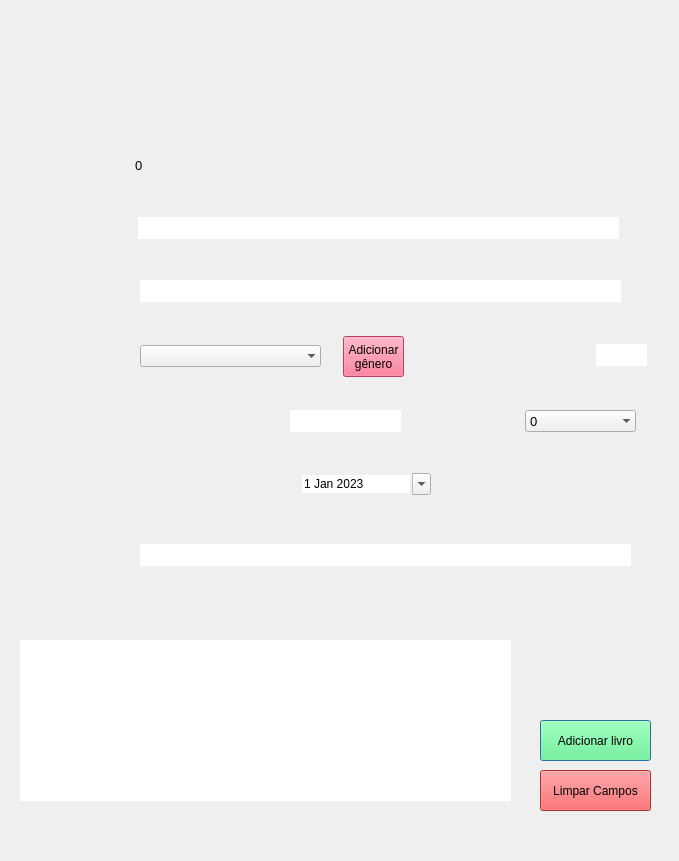
<?xml version="1.0" encoding="UTF-8"?>
<ui version="4.0">
 <class>Dialog</class>
 <widget class="QDialog" name="Dialog">
  <property name="geometry">
   <rect>
    <x>0</x>
    <y>0</y>
    <width>679</width>
    <height>861</height>
   </rect>
  </property>
  <property name="minimumSize">
   <size>
    <width>679</width>
    <height>861</height>
   </size>
  </property>
  <property name="maximumSize">
   <size>
    <width>679</width>
    <height>861</height>
   </size>
  </property>
  <property name="windowTitle">
   <string>Adicionar Livro</string>
  </property>
  <widget class="QComboBox" name="comboBox_Nota">
   <property name="geometry">
    <rect>
     <x>525</x>
     <y>410</y>
     <width>111</width>
     <height>22</height>
    </rect>
   </property>
   <property name="font">
    <font>
     <family>Arial</family>
     <pointsize>10</pointsize>
    </font>
   </property>
   <property name="maxVisibleItems">
    <number>21</number>
   </property>
   <property name="frame">
    <bool>false</bool>
   </property>
   <item>
    <property name="text">
     <string>0</string>
    </property>
   </item>
   <item>
    <property name="text">
     <string>1</string>
    </property>
   </item>
   <item>
    <property name="text">
     <string>2</string>
    </property>
   </item>
   <item>
    <property name="text">
     <string>3</string>
    </property>
   </item>
   <item>
    <property name="text">
     <string>4</string>
    </property>
   </item>
   <item>
    <property name="text">
     <string>5</string>
    </property>
   </item>
   <item>
    <property name="text">
     <string>6</string>
    </property>
   </item>
   <item>
    <property name="text">
     <string>7</string>
    </property>
   </item>
   <item>
    <property name="text">
     <string>8</string>
    </property>
   </item>
   <item>
    <property name="text">
     <string>9</string>
    </property>
   </item>
   <item>
    <property name="text">
     <string>10</string>
    </property>
   </item>
  </widget>
  <widget class="QLabel" name="label">
   <property name="geometry">
    <rect>
     <x>0</x>
     <y>0</y>
     <width>701</width>
     <height>861</height>
    </rect>
   </property>
   <property name="text">
    <string/>
   </property>
   <property name="pixmap">
    <pixmap>icons/adicionar_livro_manualmente.png</pixmap>
   </property>
  </widget>
  <widget class="QLineEdit" name="lineEdit_Titulo">
   <property name="geometry">
    <rect>
     <x>138</x>
     <y>217</y>
     <width>481</width>
     <height>22</height>
    </rect>
   </property>
   <property name="font">
    <font>
     <family>Arial</family>
     <pointsize>10</pointsize>
    </font>
   </property>
   <property name="frame">
    <bool>false</bool>
   </property>
  </widget>
  <widget class="QLineEdit" name="lineEdit_Autor">
   <property name="geometry">
    <rect>
     <x>140</x>
     <y>280</y>
     <width>481</width>
     <height>22</height>
    </rect>
   </property>
   <property name="font">
    <font>
     <family>Arial</family>
     <pointsize>10</pointsize>
    </font>
   </property>
   <property name="frame">
    <bool>false</bool>
   </property>
  </widget>
  <widget class="QLineEdit" name="lineEdit_Paginas">
   <property name="geometry">
    <rect>
     <x>596</x>
     <y>344</y>
     <width>51</width>
     <height>22</height>
    </rect>
   </property>
   <property name="font">
    <font>
     <family>Arial</family>
     <pointsize>10</pointsize>
    </font>
   </property>
   <property name="frame">
    <bool>false</bool>
   </property>
  </widget>
  <widget class="QLineEdit" name="lineEdit_Ano_Publi">
   <property name="geometry">
    <rect>
     <x>290</x>
     <y>410</y>
     <width>111</width>
     <height>22</height>
    </rect>
   </property>
   <property name="font">
    <font>
     <family>Arial</family>
     <pointsize>10</pointsize>
    </font>
   </property>
   <property name="frame">
    <bool>false</bool>
   </property>
  </widget>
  <widget class="QDateEdit" name="dateEdit">
   <property name="geometry">
    <rect>
     <x>300</x>
     <y>473</y>
     <width>131</width>
     <height>22</height>
    </rect>
   </property>
   <property name="frame">
    <bool>false</bool>
   </property>
   <property name="calendarPopup">
    <bool>true</bool>
   </property>
   <property name="date">
    <date>
     <year>2023</year>
     <month>1</month>
     <day>1</day>
    </date>
   </property>
  </widget>
  <widget class="QLineEdit" name="lineEdit_Editora">
   <property name="geometry">
    <rect>
     <x>140</x>
     <y>544</y>
     <width>491</width>
     <height>22</height>
    </rect>
   </property>
   <property name="font">
    <font>
     <family>Arial</family>
     <pointsize>10</pointsize>
    </font>
   </property>
   <property name="frame">
    <bool>false</bool>
   </property>
  </widget>
  <widget class="QTextEdit" name="textEdit_Resenha">
   <property name="geometry">
    <rect>
     <x>20</x>
     <y>640</y>
     <width>491</width>
     <height>161</height>
    </rect>
   </property>
   <property name="font">
    <font>
     <family>Arial</family>
     <pointsize>10</pointsize>
    </font>
   </property>
   <property name="frameShape">
    <enum>QFrame::NoFrame</enum>
   </property>
  </widget>
  <widget class="QPushButton" name="pushButton_AdicionarLivro">
   <property name="geometry">
    <rect>
     <x>540</x>
     <y>720</y>
     <width>111</width>
     <height>41</height>
    </rect>
   </property>
   <property name="styleSheet">
    <string notr="true">background-color: rgb(85, 255, 127);</string>
   </property>
   <property name="text">
    <string>Adicionar livro</string>
   </property>
  </widget>
  <widget class="QPushButton" name="pushButton_LimparCampos">
   <property name="geometry">
    <rect>
     <x>540</x>
     <y>770</y>
     <width>111</width>
     <height>41</height>
    </rect>
   </property>
   <property name="styleSheet">
    <string notr="true">background-color: rgb(240, 65, 68);</string>
   </property>
   <property name="text">
    <string>Limpar Campos</string>
   </property>
  </widget>
  <widget class="QLabel" name="label_id">
   <property name="geometry">
    <rect>
     <x>135</x>
     <y>157</y>
     <width>55</width>
     <height>16</height>
    </rect>
   </property>
   <property name="font">
    <font>
     <family>Arial</family>
     <pointsize>10</pointsize>
    </font>
   </property>
   <property name="text">
    <string>0</string>
   </property>
  </widget>
  <widget class="QPushButton" name="pushButton_adicionargenero">
   <property name="geometry">
    <rect>
     <x>343</x>
     <y>336</y>
     <width>61</width>
     <height>41</height>
    </rect>
   </property>
   <property name="styleSheet">
    <string notr="true">background-color: rgb(255, 85, 127);</string>
   </property>
   <property name="text">
    <string>Adicionar
gênero</string>
   </property>
  </widget>
  <widget class="QComboBox" name="comboBox_Genero">
   <property name="geometry">
    <rect>
     <x>140</x>
     <y>345</y>
     <width>181</width>
     <height>22</height>
    </rect>
   </property>
   <property name="font">
    <font>
     <family>Arial</family>
     <pointsize>10</pointsize>
    </font>
   </property>
   <property name="maxVisibleItems">
    <number>21</number>
   </property>
   <property name="frame">
    <bool>false</bool>
   </property>
  </widget>
  <zorder>label</zorder>
  <zorder>comboBox_Nota</zorder>
  <zorder>lineEdit_Titulo</zorder>
  <zorder>lineEdit_Autor</zorder>
  <zorder>lineEdit_Paginas</zorder>
  <zorder>lineEdit_Ano_Publi</zorder>
  <zorder>dateEdit</zorder>
  <zorder>lineEdit_Editora</zorder>
  <zorder>textEdit_Resenha</zorder>
  <zorder>pushButton_AdicionarLivro</zorder>
  <zorder>pushButton_LimparCampos</zorder>
  <zorder>label_id</zorder>
  <zorder>pushButton_adicionargenero</zorder>
  <zorder>comboBox_Genero</zorder>
 </widget>
 <resources/>
 <connections/>
</ui>
